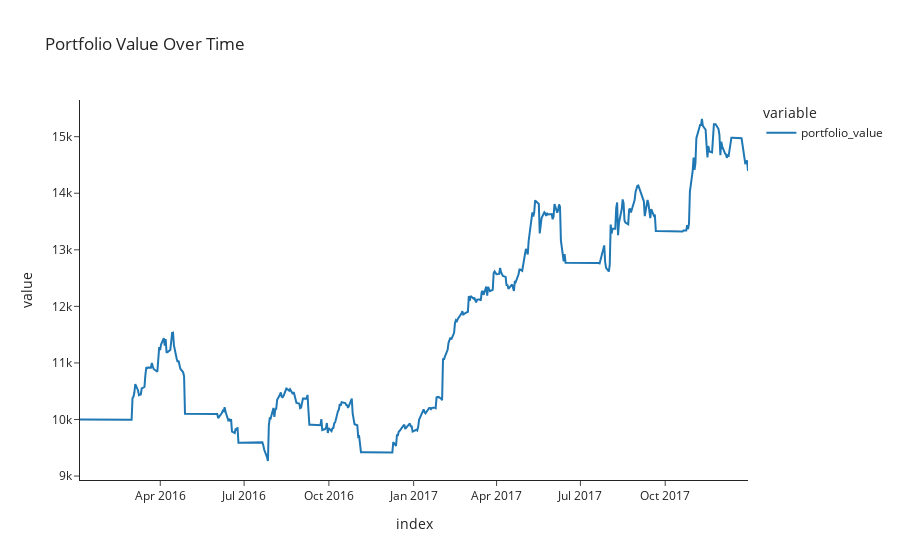

The notebook cell this image was saved under:
### Markdown cell above
## STEP 4: PLOT THE PERFORMANCE

### Code cell
# Plot the performance
px.line(
    result.portfolio_value, 
    title = 'Portfolio Value Over Time',
    template='simple_white'
)

### Figure 1 — Plotly figure (JSON) as saved in the notebook; plotly's stock layout.template omitted (floating-point values rounded to 4 significant figures; data arrays with more than 128 entries replaced by an {"elided": "..."} marker saying what was removed)
{"data": [{"hovertemplate": "variable=portfolio_value<br>index=%{x}<br>value=%{y}<extra></extra>", "legendgroup": "portfolio_value", "line": {"color": "#1F77B4", "dash": "solid"}, "marker": {"symbol": "circle"}, "mode": "lines", "name": "portfolio_value", "orientation": "v", "showlegend": true, "type": "scatter", "x": {"elided": "503 str values"}, "xaxis": "x", "y": {"elided": "503 float values"}, "yaxis": "y"}], "layout": {"legend": {"title": {"text": "variable"}, "tracegroupgap": 0}, "title": {"text": "Portfolio Value Over Time"}, "xaxis": {"anchor": "y", "domain": [0, 1], "title": {"text": "index"}}, "yaxis": {"anchor": "x", "domain": [0, 1], "title": {"text": "value"}}}}
